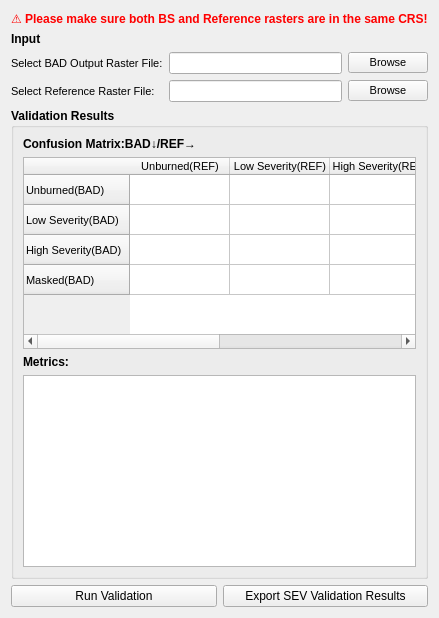
     <widget class="QWidget" name="tab_4">
      <attribute name="title">
       <string>BURN SEVERITY VALIDATION</string>
      </attribute>
      <layout class="QVBoxLayout" name="verticalLayoutValidation">
       <item>
        <widget class="QLabel" name="label_41">
         <property name="text">
          <string>&lt;html&gt;&lt;head/&gt;&lt;body&gt;&lt;p&gt;&lt;span style=&quot; font-weight:600; color:#ff0000;&quot;&gt;⚠️ Please make sure both BS and Reference rasters are in the same CRS!&lt;/span&gt;&lt;/p&gt;&lt;/body&gt;&lt;/html&gt;</string>
         </property>
        </widget>
       </item>
       <item>
        <widget class="QLabel" name="label_88">
         <property name="font">
          <font>
           <weight>75</weight>
           <bold>true</bold>
          </font>
         </property>
         <property name="text">
          <string>Input</string>
         </property>
        </widget>
       </item>
       <item>
        <layout class="QGridLayout" name="gridLayout_19">
         <item row="0" column="1">
          <widget class="QLineEdit" name="lineEditBADFile">
           <property name="font">
            <font>
             <pointsize>8</pointsize>
             <weight>50</weight>
             <bold>false</bold>
            </font>
           </property>
          </widget>
         </item>
         <item row="0" column="0">
          <widget class="QLabel" name="labelBADFile">
           <property name="font">
            <font>
             <pointsize>8</pointsize>
             <weight>50</weight>
             <bold>false</bold>
            </font>
           </property>
           <property name="text">
            <string>Select BAD Output Raster File:</string>
           </property>
          </widget>
         </item>
         <item row="0" column="2">
          <widget class="QPushButton" name="buttonBrowseBADFile">
           <property name="sizePolicy">
            <sizepolicy hsizetype="Fixed" vsizetype="Fixed">
             <horstretch>0</horstretch>
             <verstretch>0</verstretch>
            </sizepolicy>
           </property>
           <property name="font">
            <font>
             <pointsize>8</pointsize>
             <weight>50</weight>
             <bold>false</bold>
            </font>
           </property>
           <property name="text">
            <string>Browse</string>
           </property>
          </widget>
         </item>
         <item row="1" column="0">
          <widget class="QLabel" name="labelRefFile">
           <property name="font">
            <font>
             <pointsize>8</pointsize>
             <weight>50</weight>
             <bold>false</bold>
            </font>
           </property>
           <property name="text">
            <string>Select Reference Raster File:  </string>
           </property>
          </widget>
         </item>
         <item row="1" column="1">
          <widget class="QLineEdit" name="lineEditRefFile">
           <property name="font">
            <font>
             <pointsize>8</pointsize>
             <weight>50</weight>
             <bold>false</bold>
            </font>
           </property>
          </widget>
         </item>
         <item row="1" column="2">
          <widget class="QPushButton" name="buttonBrowseRefFile">
           <property name="sizePolicy">
            <sizepolicy hsizetype="Fixed" vsizetype="Fixed">
             <horstretch>0</horstretch>
             <verstretch>0</verstretch>
            </sizepolicy>
           </property>
           <property name="font">
            <font>
             <pointsize>8</pointsize>
             <weight>50</weight>
             <bold>false</bold>
            </font>
           </property>
           <property name="text">
            <string>Browse</string>
           </property>
          </widget>
         </item>
        </layout>
       </item>
       <item>
        <widget class="QGroupBox" name="groupBoxValidationResults">
         <property name="font">
          <font>
           <pointsize>9</pointsize>
           <weight>75</weight>
           <bold>true</bold>
          </font>
         </property>
         <property name="title">
          <string>Validation Results</string>
         </property>
         <layout class="QVBoxLayout" name="verticalLayoutValidationResults">
          <item>
           <layout class="QGridLayout" name="gridLayoutConfusionMatrix">
            <item row="0" column="0">
             <widget class="QLabel" name="labelConfusionMatrix">
              <property name="text">
               <string>Confusion Matrix:BAD↓/REF→</string>
              </property>
             </widget>
            </item>
            <item row="1" column="0">
             <widget class="QTableWidget" name="tableWidgetConfusionMatrix">
              <property name="font">
               <font>
                <pointsize>8</pointsize>
                <weight>50</weight>
                <bold>false</bold>
               </font>
              </property>
              <property name="rowCount">
               <number>4</number>
              </property>
              <property name="columnCount">
               <number>4</number>
              </property>
              <row>
               <property name="text">
                <string>Unburned(BAD)</string>
               </property>
              </row>
              <row>
               <property name="text">
                <string>Low Severity(BAD)</string>
               </property>
              </row>
              <row>
               <property name="text">
                <string>High Severity(BAD)</string>
               </property>
              </row>
              <row>
               <property name="text">
                <string>Masked(BAD)</string>
               </property>
              </row>
              <column>
               <property name="text">
                <string>Unburned(REF)</string>
               </property>
              </column>
              <column>
               <property name="text">
                <string>Low Severity(REF)</string>
               </property>
              </column>
              <column>
               <property name="text">
                <string>High Severity(REF)</string>
               </property>
              </column>
              <column>
               <property name="text">
                <string>Masked(REF)</string>
               </property>
              </column>
             </widget>
            </item>
           </layout>
          </item>
          <item>
           <layout class="QGridLayout" name="gridLayoutMetrics">
            <item row="0" column="0">
             <widget class="QLabel" name="labelMetrics">
              <property name="text">
               <string>Metrics:</string>
              </property>
             </widget>
            </item>
            <item row="1" column="0">
             <widget class="QTextEdit" name="textEditMetrics">
              <property name="font">
               <font>
                <pointsize>9</pointsize>
                <weight>75</weight>
                <bold>true</bold>
               </font>
              </property>
              <property name="readOnly">
               <bool>true</bool>
              </property>
             </widget>
            </item>
           </layout>
          </item>
         </layout>
        </widget>
       </item>
       <item>
        <layout class="QHBoxLayout" name="horizontalLayoutRunValidation">
         <item>
          <widget class="QPushButton" name="buttonRunValidation">
           <property name="text">
            <string>Run Validation</string>
           </property>
          </widget>
         </item>
         <item>
          <widget class="QPushButton" name="buttonExportSEVReport">
           <property name="text">
            <string>Export SEV Validation Results</string>
           </property>
          </widget>
         </item>
        </layout>
       </item>
      </layout>
     </widget>
